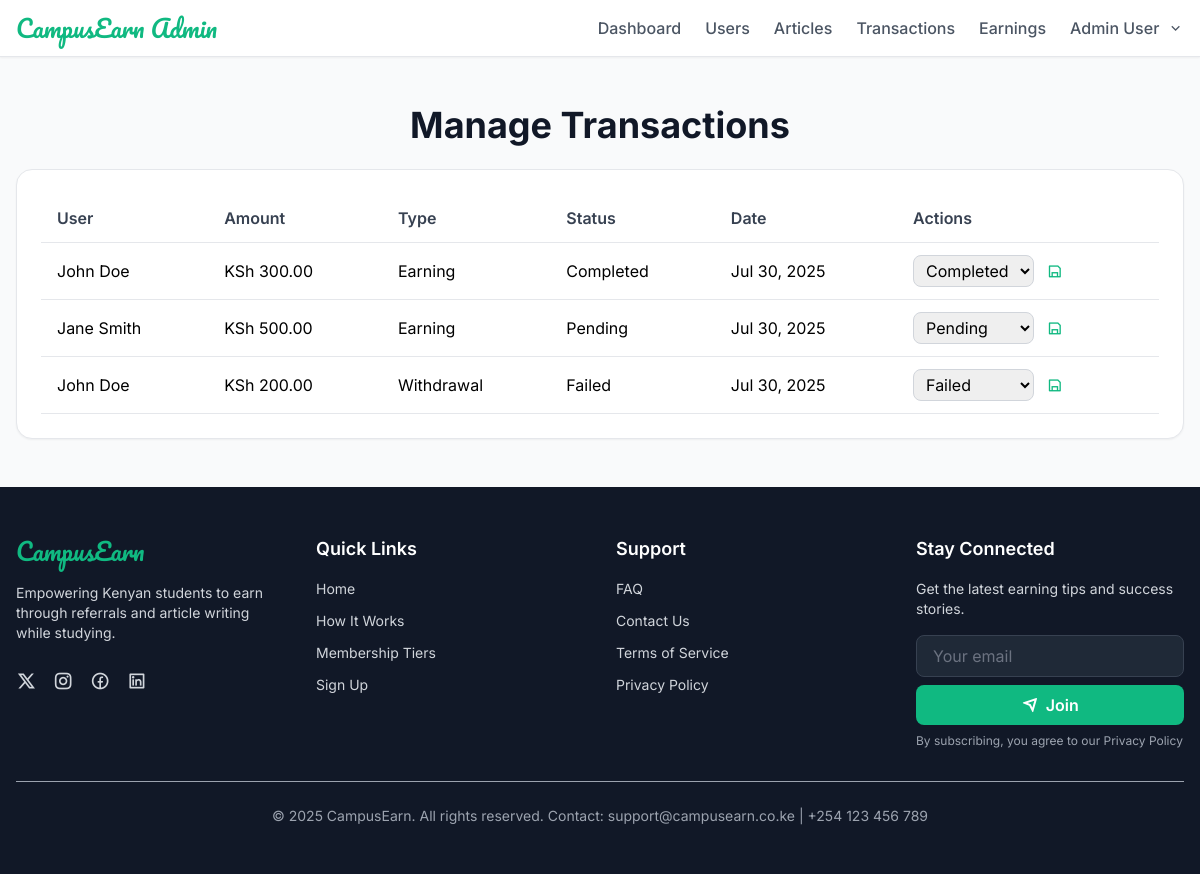
The app's page /admin/transactions.php (signed in) with its own data.
### tables this page shows
CREATE TABLE transactions (
    id INT AUTO_INCREMENT PRIMARY KEY,
    user_id INT NOT NULL,
    amount DECIMAL(10, 2) NOT NULL,
    type ENUM('deposit', 'withdrawal', 'earning') NOT NULL,
    status ENUM('pending', 'completed', 'failed') DEFAULT 'pending',
    created_at DATETIME NOT NULL,
    FOREIGN KEY (user_id) REFERENCES users(id) ON DELETE CASCADE,
    INDEX idx_user_id (user_id),
    INDEX idx_status (status)
);

CREATE TABLE users (
    id INT AUTO_INCREMENT PRIMARY KEY,
    full_name VARCHAR(255) NOT NULL,
    username VARCHAR(50) NOT NULL UNIQUE,
    email VARCHAR(255) NOT NULL UNIQUE,
    phone VARCHAR(15) NOT NULL,
    password VARCHAR(255) NOT NULL,
    referrer_code VARCHAR(50),
    referrer_code_own VARCHAR(50) NOT NULL UNIQUE,
    tier ENUM('bronze', 'silver', 'gold') NOT NULL,
    payment_ref VARCHAR(50),
    payment_status ENUM('pending', 'completed') DEFAULT 'pending',
    balance DECIMAL(10, 2) DEFAULT 0.00,
    created_at DATETIME NOT NULL,
    INDEX idx_email (email),
    INDEX idx_referrer_code_own (referrer_code_own)
);

### admin/transactions.php (the view, shortened to what this page needs)
<?php
require_once '../config.php';
$transactions = $conn->query("SELECT t.id, t.user_id, t.amount, t.type, t.status, t.created_at, u.full_name FROM transactions t JOIN users u ON t.user_id = u.id ORDER BY t.created_at DESC")->fetch_all(MYSQLI_ASSOC);
?>
<?php include 'header.php'; ?>
<section class="px-4 py-12 bg-gray-50">
  <div class="max-w-7xl mx-auto">
    <h1 class="text-3xl sm:text-4xl font-bold text-gray-900 mb-6 text-center">Manage Transactions</h1>
    <div class="bg-white rounded-2xl shadow-sm border border-gray-200 p-6">
      <table class="w-full text-left">
        <thead>
          <tr class="border-b border-gray-200">
            <th class="py-3 px-4 text-gray-700 font-semibold">User</th>
            <th class="py-3 px-4 text-gray-700 font-semibold">Amount</th>
            <th class="py-3 px-4 text-gray-700 font-semibold">Type</th>
            <th class="py-3 px-4 text-gray-700 font-semibold">Status</th>
            <th class="py-3 px-4 text-gray-700 font-semibold">Date</th>
            <th class="py-3 px-4 text-gray-700 font-semibold">Actions</th>
          </tr>
        </thead>
        <tbody>
          <?php if (empty($transactions)) { ?>
            <tr>
              <td colspan="6" class="py-4 px-4 text-gray-600 text-center">No transactions found.</td>
            </tr>
          <?php } else { ?>
            <?php foreach ($transactions as $transaction) { ?>
              <tr class="border-b border-gray-200">
                <td class="py-3 px-4"><?php echo htmlspecialchars($transaction['full_name']); ?></td>
                <td class="py-3 px-4">KSh <?php echo number_format($transaction['amount'], 2); ?></td>
                <td class="py-3 px-4"><?php echo ucfirst($transaction['type']); ?></td>
                <td class="py-3 px-4"><?php echo ucfirst($transaction['status']); ?></td>
                <td class="py-3 px-4"><?php echo date('M d, Y', strtotime($transaction['created_at'])); ?></td>
                <td class="py-3 px-4">
                  <form method="POST">
                    <select name="status" class="px-2 py-1 border border-gray-300 rounded-button focus:outline-none focus:ring-2 focus:ring-primary" aria-label="Update transaction status">
                      <option value="pending" <?php echo $transaction['status'] == 'pending' ? 'selected' : ''; ?>>Pending</option>
                      <option value="completed" <?php echo $transaction['status'] == 'completed' ? 'selected' : ''; ?>>Completed</option>
                      <option value="failed" <?php echo $transaction['status'] == 'failed' ? 'selected' : ''; ?>>Failed</option>
                    </select>
                    <button type="submit" name="update_status" class="text-primary hover:text-emerald-600 ml-2" aria-label="Update status for transaction <?php echo $transaction['id']; ?>">
                      <i class="ri-save-line"></i>
                    </button>
                  </form>
                </td>
              </tr>
            <?php } ?>
          <?php } ?>
        </tbody>
      </table>
    </div>
  </div>
</section>
<?php include '../footer.php'; ?>

### admin/header.php (shortened to what this page needs)
<?php
require_once '../config.php';
$current_page = basename($_SERVER['PHP_SELF']);
$public_pages = ['register.php', 'login.php'];
$admin = null;
if (isset($_SESSION['admin_id'])) {
    $stmt = $conn->prepare("SELECT full_name FROM admins WHERE id = ?");
    if (!$stmt) {
        error_log("Database error: Unable to prepare admin query: " . $conn->error);
    } else {
        $stmt->bind_param("i", $_SESSION['admin_id']);
        $stmt->execute();
        $admin = $stmt->get_result()->fetch_assoc();
    }
}
?>
<!DOCTYPE html>
<html lang="en">
<head>
    <script src="https://cdn.tailwindcss.com/3.4.16"></script>
    <link rel="stylesheet" href="https://cdnjs.cloudflare.com/ajax/libs/remixicon/4.6.0/remixicon.min.css">
    <link rel="stylesheet" href="../style.css">
</head>
<body class="bg-gray-50 min-h-screen font-inter">
    <header class="bg-white shadow-sm border-b border-gray-200 sticky top-0 z-50">
        <div class="px-4 py-3">
            <div class="flex items-center justify-between">
                <div class="flex items-center space-x-4">
                    <h1 class="text-2xl font-['Pacifico'] text-primary">CampusEarn Admin</h1>
                </div>
                <nav class="hidden md:flex items-center space-x-6">
                    <?php if (!in_array($current_page, $public_pages)) { ?>
                        <a href="dashboard.php" class="text-gray-600 hover:text-primary font-medium" aria-label="Admin Dashboard">Dashboard</a>
                        <a href="users.php" class="text-gray-600 hover:text-primary font-medium" aria-label="Manage Users">Users</a>
                        <a href="articles.php" class="text-gray-600 hover:text-primary font-medium" aria-label="Manage Articles">Articles</a>
                        <a href="transactions.php" class="text-gray-600 hover:text-primary font-medium" aria-label="Manage Transactions">Transactions</a>
                        <a href="user_earnings.php" class="text-gray-600 hover:text-primary font-medium" aria-label="Manage User Earnings">Earnings</a>
                        <div class="relative group">
                            <button class="flex items-center space-x-2 text-gray-600 hover:text-primary font-medium focus:outline-none" aria-haspopup="true" aria-expanded="false">
                                <span><?php echo htmlspecialchars($admin['full_name'] ?? 'Admin'); ?></span>
                                <i class="ri-arrow-down-s-line"></i>
                            </button>
                        </div>
                    <?php } else { ?>
                        <a href="login.php" class="text-gray-600 hover:text-primary font-medium" aria-label="Admin Login">Login</a>
                        <a href="register.php" class="text-gray-600 hover:text-primary font-medium" aria-label="Admin Register">Register</a>
                    <?php } ?>
                </nav>
            </div>
        </div>
    </header>
</body>
</html>

### style.css (style rules this page uses)
:where([class^="ri-"])::before { content: none; }

### records on screen
transactions: user.full_name "John Doe", amount "300.00", type "Earning", status "Completed", created_at "Jul 30, 2025"
transactions: user.full_name "Jane Smith", amount "500.00", type "Earning", status "Pending", created_at "Jul 30, 2025"
transactions: user.full_name "John Doe", amount "200.00", type "Withdrawal", status "Failed", created_at "Jul 30, 2025"

### other values on screen
$admin['full_name'] "Admin User"
